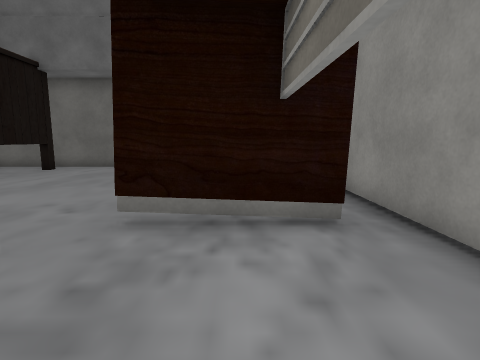
[1] (above)

24 first-person views from a walk through a 3-D level made in the Unity game engine. The camera is 1.3 m above the floor, tilts 8° down and sees 80° across. The floor is counted in squares, 1 m on a side. Each view is taken from the middle of a square. On the plan, view 1 faces up. The plan holds only what a view shows up to about 13 squares ahead; the rest is blank. The place goes on beyond the plan. Some animated figures are left out. Some surface patterns are stand-ins.

[2]
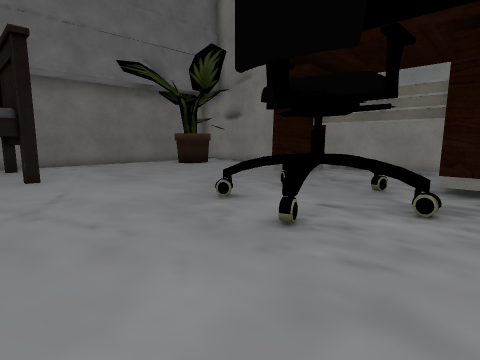

[3]
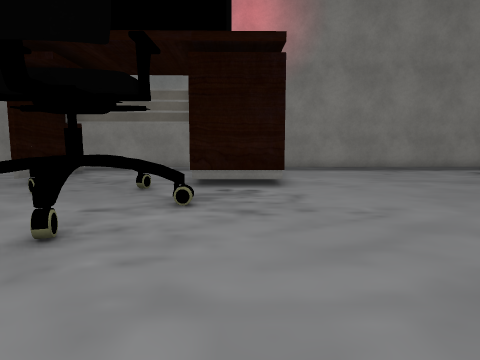

[4]
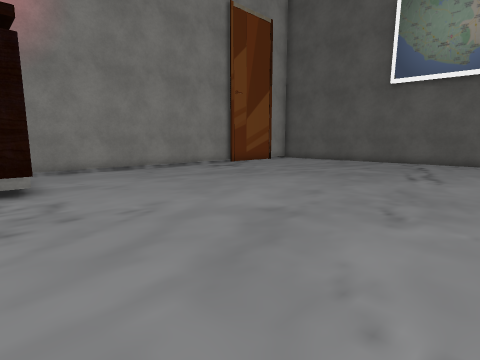

[5]
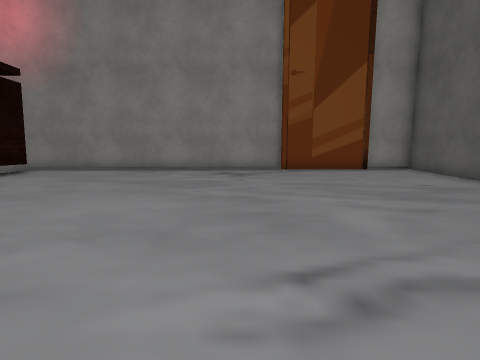

[6]
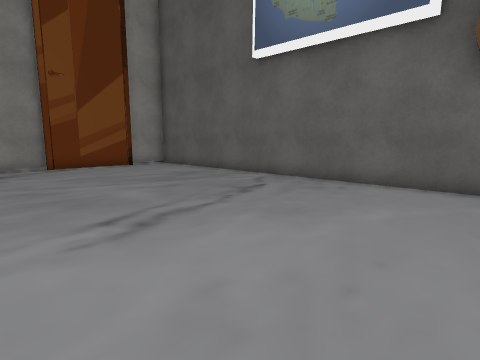

[7]
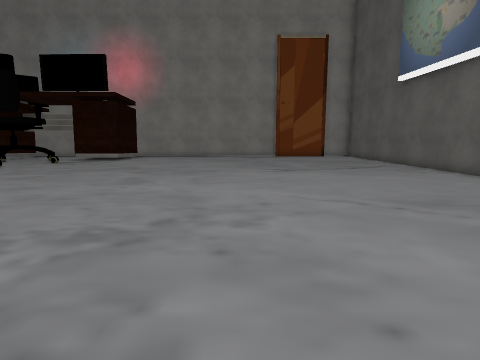

[8]
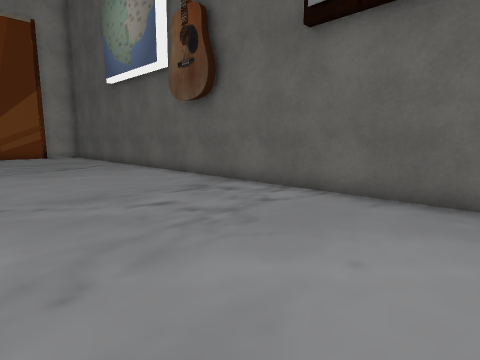

[9]
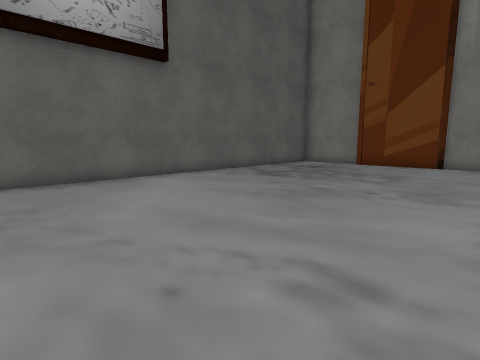

[10]
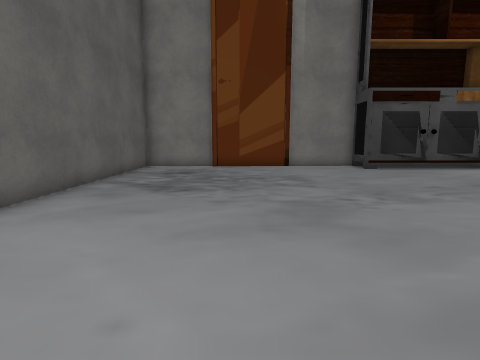

[11]
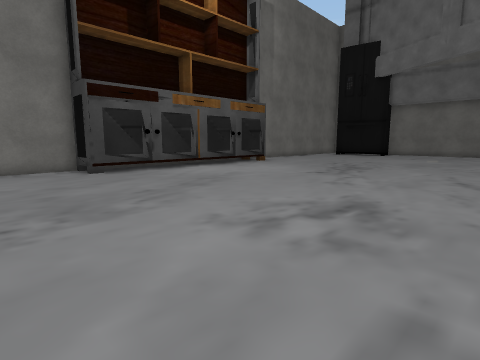

[12]
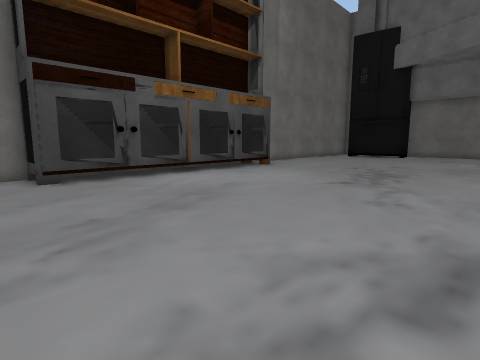

[13]
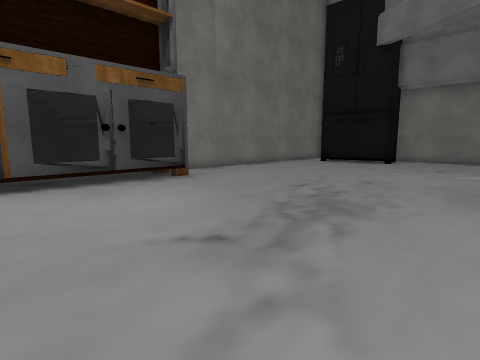

[14]
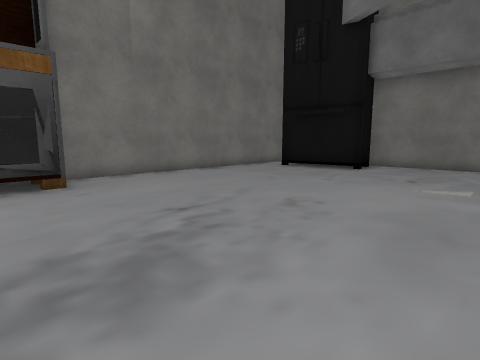

[15]
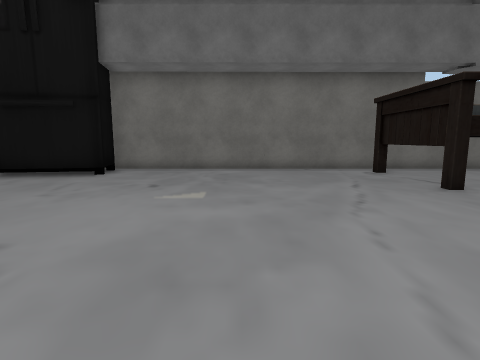

[16]
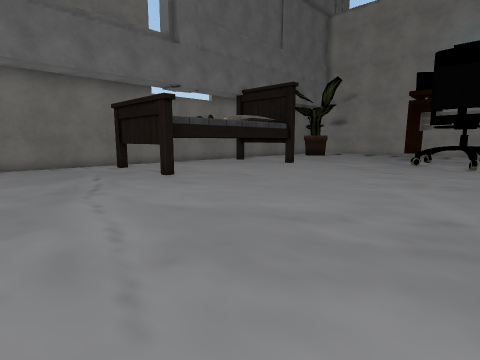

[17]
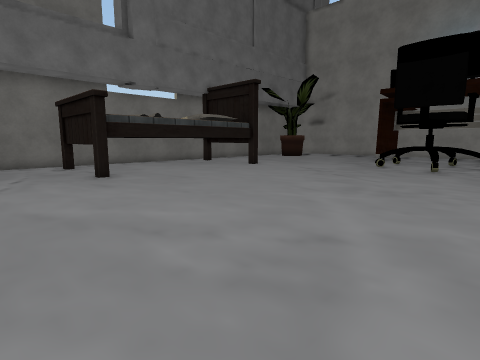

[18]
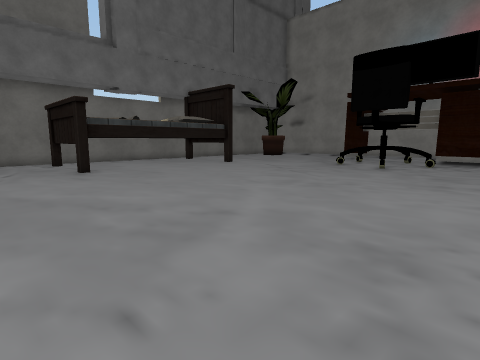

[19]
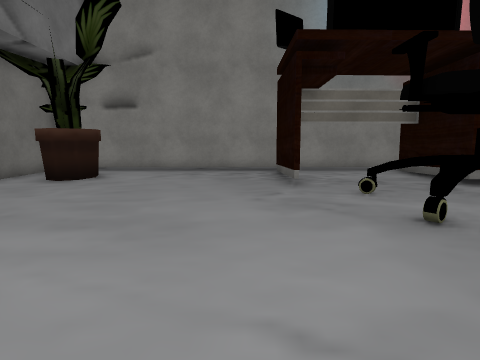

[20]
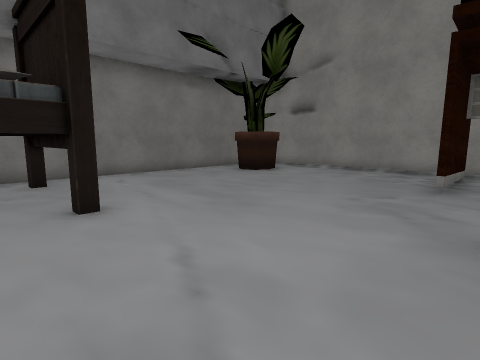

[21]
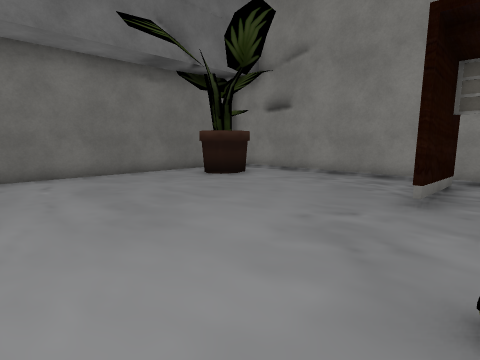

[22]
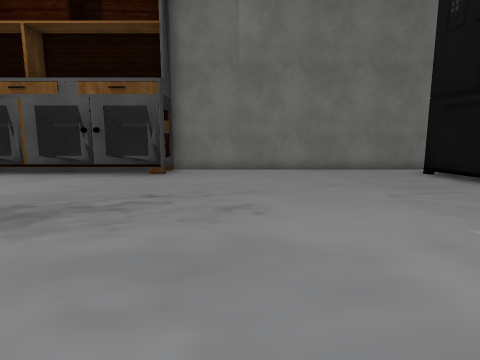

[23]
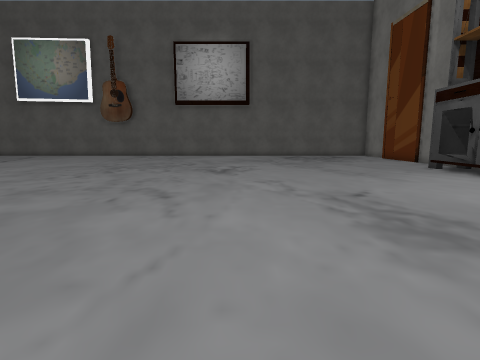

[24]
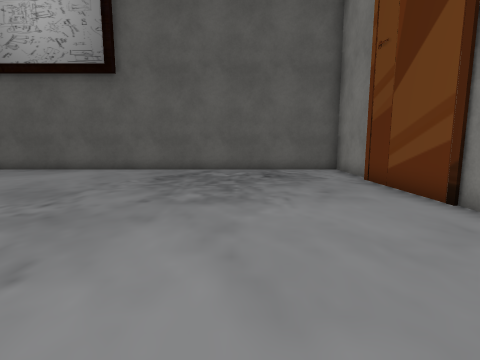

### Floor plan
Key: @ floor where view 1 was taken; # wall or solid block; . floor; = window, fence, low wall or low ledge; T thing the floor can be seen under or through; O other object.
Columns run from 33 left of view 1 to 3 right of it. Each row starts with its distance up from view 1.
 14       ############       ###########
 13       #..........#       #.......
 12 #.  ###..........#       #......OO .#
 11 #.###............#       #......#O..#
 10 #................#       #..........#
  9 #................#####  ##..........#
  8 #..................... .............#
  7 #...................................#
  6 #...................................#
  5 #.................................. #
  4 #..............................#OOO##
  3 #..........................#.. .....#
  2 #...........................TT .....#
  1 ###........................=TTT.....#
  0   #..........................T...@..#
 -1   #..........................#.OOOOO#
 -2   #............................O    #
 -3   #............................O OOO#
 -4   #.................................#
 -5   #.................................#
 -6   #.................................#
 -7   #.................................#
 -8   #.................................#
 -9 ###.................................#
-10 #...................................#
-11 #...................................#
-12 ##..................................#
-13  #..................................#
-14  #..................................#
-15  #..................................#
-16  #..................................#
-17  #..................................#
-18  #..................................#
-19  #..................................#
-20  ####################################

Where each view was taken, in squares from view 1:
view 1: 0 up, 0 right, facing up
view 2: 2 down, 10 left, facing up-right
view 3: 2 down, 10 left, facing right
view 4: 2 down, 10 left, facing down-right
view 5: 12 down, 10 left, facing right
view 6: 11 down, 12 left, facing down-right
view 7: 11 down, 20 left, facing right
view 8: 13 down, 21 left, facing down-right
view 9: 10 down, 17 left, facing down-left
view 10: 15 down, 18 left, facing left
view 11: 13 down, 19 left, facing up-left
view 12: 11 down, 21 left, facing up-left
view 13: 5 down, 22 left, facing up-left
view 14: 1 down, 22 left, facing up-left
view 15: 1 up, 22 left, facing up
view 16: 1 down, 22 left, facing up-right
view 17: 2 down, 20 left, facing up-right
view 18: 4 down, 20 left, facing up-right
view 19: 6 up, 10 left, facing right
view 20: 3 up, 10 left, facing up-right
view 21: 3 up, 8 left, facing up-right
view 22: 4 up, 20 left, facing left
view 23: 4 up, 22 left, facing down
view 24: 7 down, 28 left, facing down
